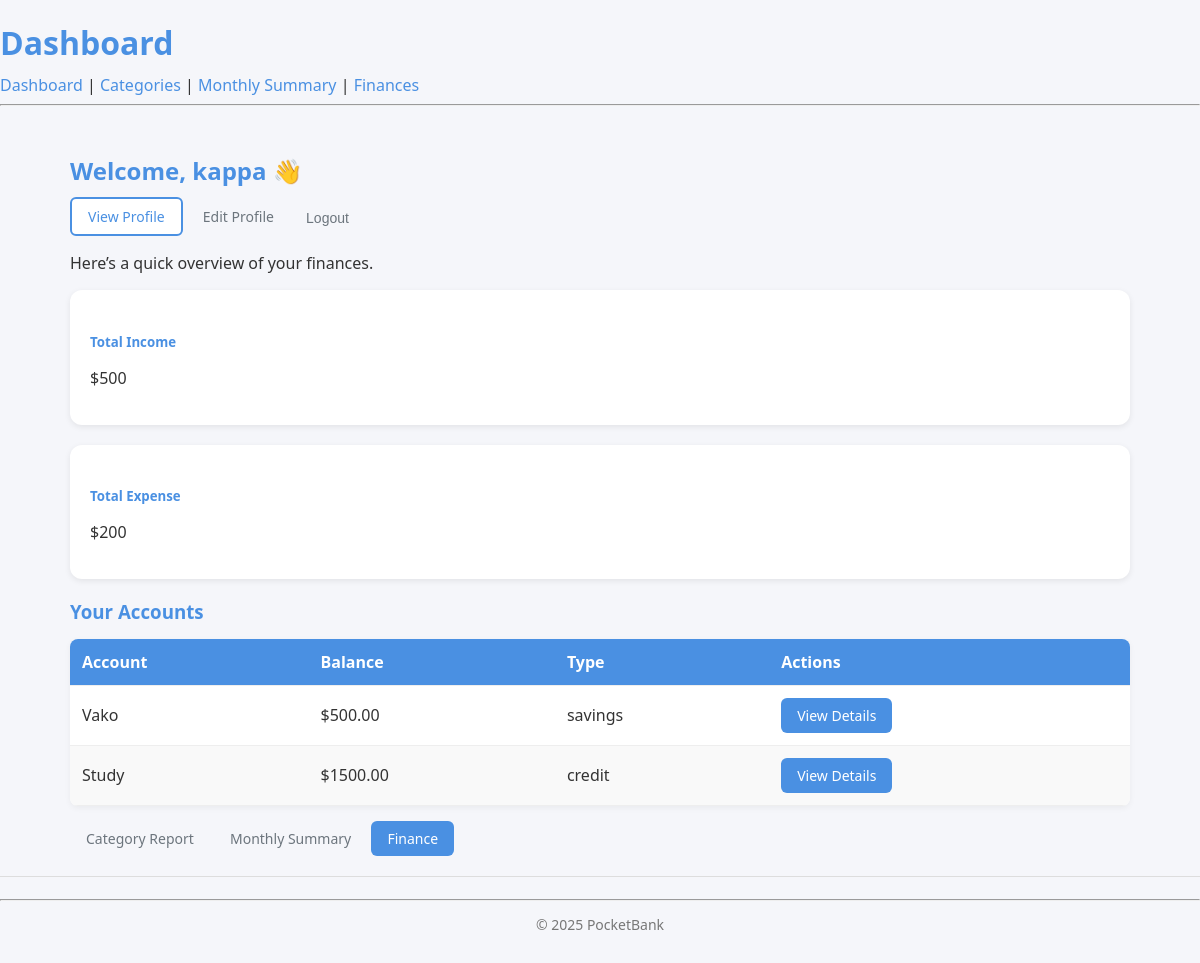
The page /dashboard/ (signed in) on the database its author committed.
### finance/models.py (models this page shows, shortened)
class Account(models.Model):
    name = models.CharField(max_length=50)
    balance = models.DecimalField(max_digits=15, decimal_places=2)
    owner = models.ForeignKey(User, on_delete=models.CASCADE)
    is_active = models.BooleanField(default=True)
    ACCOUNT_TYPES = [
    ('checking', 'Checking'),
    ('savings', 'Savings'),
    ('credit', 'Credit Card'),
]
    account_type = models.CharField(max_length=20, choices=ACCOUNT_TYPES)

### dashboard/views.py (the view)
# urls.py: path('', DashboardHome.as_view(), name='dashboard_home'),
class DashboardHome(LoginRequiredMixin, ListView):
    model = Account
    template_name = 'dashboard/dashboard_home.html'
    context_object_name = 'accounts'
    def get_queryset(self):
        return Account.objects.filter(owner=self.request.user)
    def get_context_data(self, **kwargs):
        context = super().get_context_data(**kwargs)
        transactions = Transaction.objects.filter(account__owner=self.request.user)
        context["total_income"] = transactions.filter(transaction_type="deposit").aggregate(Sum("amount"))["amount__sum"] or 0
        context["total_expense"] = transactions.filter(transaction_type="withdrawal").aggregate(Sum("amount"))["amount__sum"] or 0
        return context

### templates/dashboard/dashboard_home.html (shortened to what this page needs)
{% extends "base.html" %}
{% block page_title %}Dashboard{% endblock %}
{% block content %}
<div class="container mt-4">
  <div class="d-flex justify-content-between align-items-center mb-3">
    <h2>Welcome, {{ user.username }} 👋</h2>
    <div>
      <a href="{% url 'profile_detail' %}" class="btn btn-outline-primary btn-sm">View Profile</a>
      <a href="{% url 'profile_edit' %}" class="btn btn-outline-secondary btn-sm">Edit Profile</a>
      <form method="post" action="{% url 'logout' %}" style="display:inline;">
          <button type="submit" class="btn btn-outline-secondary btn-sm"
                  style="margin: 0; padding: 0.375rem 0.75rem; line-height: 1.2; vertical-align: middle;">
              Logout
          </button>
      </form>
    </div>
  </div>
  <p>Here’s a quick overview of your finances.</p>
  <div class="row">
    <div class="col-md-4">
      <div class="card shadow p-3 mb-4">
        <h5>Total Income</h5>
        <p class="text-success fw-bold">${{ total_income }}</p>
      </div>
    </div>
    <div class="col-md-4">
      <div class="card shadow p-3 mb-4">
        <h5>Total Expense</h5>
        <p class="text-danger fw-bold">${{ total_expense }}</p>
      </div>
    </div>
  </div>
  <h3>Your Accounts</h3>
  <table class="table table-striped">
    <thead>
      <tr>
        <th>Account</th>
        <th>Balance</th>
        <th>Type</th>
        <th>Actions</th>
      </tr>
    </thead>
    <tbody>
      {% for account in accounts %}
      <tr>
        <td>{{ account.name }}</td>
        <td>${{ account.balance }}</td>
        <td>{{ account.account_type }}</td>
        <td>
          <a href="{% url 'account_details' account.pk %}" class="btn btn-sm btn-primary">
            View Details
          </a>
        </td>
      </tr>
      {% empty %}
      <tr><td colspan="4">No accounts found.</td></tr>
      {% endfor %}
    </tbody>
  </table>
  <div class="mt-4">
    <a href="{% url 'categories' %}" class="btn btn-outline-secondary">Category Report</a>
    <a href="{% url 'summery' %}" class="btn btn-outline-secondary">Monthly Summary</a>
    <a href="{% url 'finance_home' %}" class="btn btn-primary">Finance</a>
  </div>
</div>
{% endblock %}

### static/style.css (style rules this page uses)
*, *::before, *::after { box-sizing: border-box; }
body { font-family: "Segoe UI", Roboto, sans-serif; background-color: #f5f6fa; margin: 0; padding: 0; color: #333; }
a { color: #4A90E2; text-decoration: none; }
.container { max-width: 1100px; margin: 0 auto; padding: 20px; }
h1, h2, h3, h4, h5 { color: #4A90E2; margin-bottom: 10px; }
a.btn, button.btn { display: inline-block; padding: 8px 16px; border-radius: 6px; text-decoration: none; font-size: 14px; font-weight: 500; transition: background 0.2s ease-in-out, transform 0.2s ease-in-out; cursor: pointer; border: none; background: none; }
a.btn-primary, button.btn-primary { background-color: #4A90E2; color: white; }
a.btn-outline-primary, button.btn-outline-primary { background-color: white; border: 2px solid #4A90E2; color: #4A90E2; }
.btn-outline-secondary { background-color: white; border: 2px solid #6c757d; color: #6c757d; }
table { width: 100%; border-collapse: collapse; margin: 15px 0; background: white; border-radius: 8px; overflow: hidden; box-shadow: 0 2px 6px rgba(0,0,0,0.05); }
th, td { padding: 12px; text-align: left; border-bottom: 1px solid #eee; }
th { background-color: #4A90E2; color: white; }
tbody tr:nth-child(even) { background-color: #f9f9f9; }
.card { background: white; padding: 20px; border-radius: 12px; box-shadow: 0px 2px 6px rgba(0,0,0,0.08); margin-bottom: 20px; transition: all 0.2s ease-in-out; }

### rows shown on the page
Account: name "Vako", balance "500.00", account_type "savings"
Account: name "Study", balance "1500.00", account_type "credit"

### other values the page prints
{{ user.username }} "kappa"
{{ total_income }} "500"
{{ total_expense }} "200"
